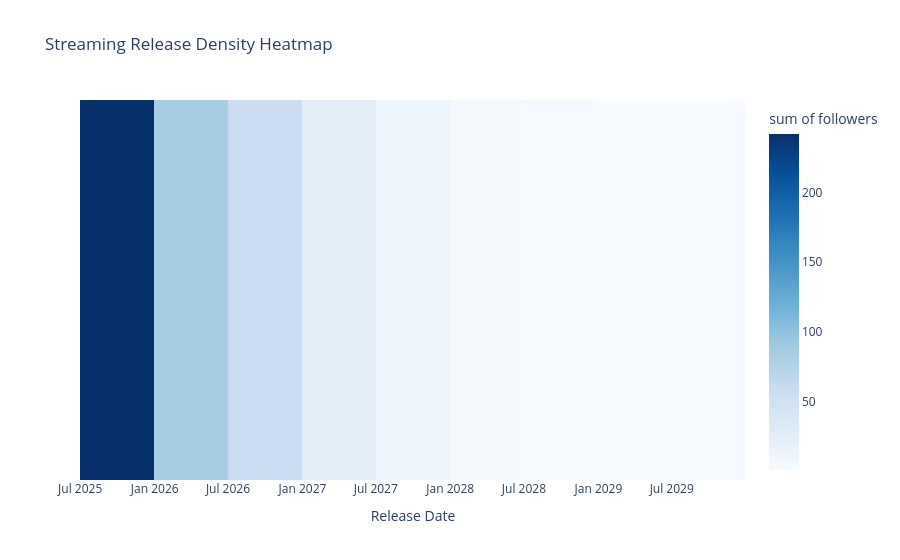

Write notebook code for a chart like this one.
### Code cell
import pandas as pd
import plotly.express as px

# Create heatmap
fig = px.density_heatmap(
    price_volume_TVT, x="releaseDate", y=[1]*len(price_volume_TVT), z="followers",
    color_continuous_scale="Blues", title="Streaming Release Density Heatmap"
)

fig.update_layout(
    xaxis_title="Release Date",
    yaxis_title="",
    yaxis=dict(showticklabels=False)
)


fig.show()

### Figure 1 — Plotly figure (JSON) as saved in the notebook; plotly's stock layout.template omitted (floating-point values rounded to 4 significant figures; data arrays with more than 128 entries replaced by an {"elided": "..."} marker saying what was removed)
{"data": [{"coloraxis": "coloraxis", "histfunc": "sum", "hovertemplate": "releaseDate=%{x}<br>y=%{y}<br>sum of followers=%{z}<extra></extra>", "name": "", "type": "histogram2d", "x": {"elided": "192 str values"}, "xaxis": "x", "xbingroup": "x", "y": {"elided": "192 int values"}, "yaxis": "y", "ybingroup": "y", "z": {"elided": "192 int values"}}], "layout": {"autosize": true, "coloraxis": {"colorbar": {"title": {"text": "sum of followers"}}, "colorscale": [[0, "rgb(247,251,255)"], [0.125, "rgb(222,235,247)"], [0.25, "rgb(198,219,239)"], [0.375, "rgb(158,202,225)"], [0.5, "rgb(107,174,214)"], [0.625, "rgb(66,146,198)"], [0.75, "rgb(33,113,181)"], [0.875, "rgb(8,81,156)"], [1, "rgb(8,48,107)"]]}, "legend": {"tracegroupgap": 0}, "title": {"text": "Streaming Release Density Heatmap"}, "xaxis": {"anchor": "y", "autorange": true, "domain": [0, 1], "range": ["2025-06-30 12:00", "2029-12-31 12:00"], "title": {"text": "Release Date"}, "type": "date"}, "yaxis": {"anchor": "x", "autorange": true, "domain": [0, 1], "range": [0.5, 1.5], "showticklabels": false, "title": {"text": ""}, "type": "linear"}}}
